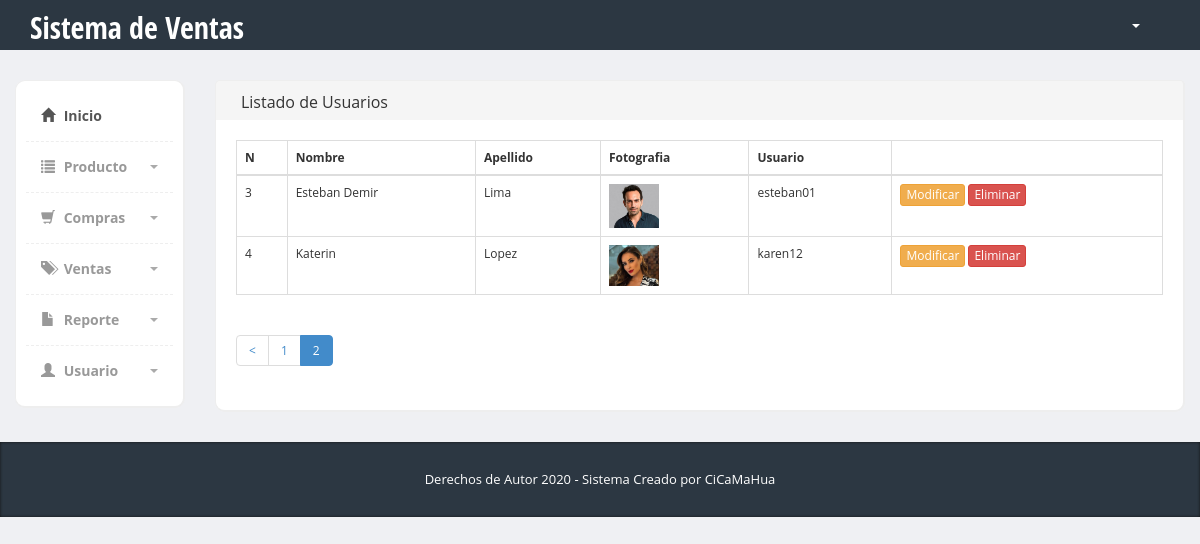
/usuario/listar/2, run on the app's committed database.
### tables this page shows
CREATE TABLE IF NOT EXISTS `usuario` (
  `id_usuario` int(10) unsigned NOT NULL AUTO_INCREMENT,
  `nombres` varchar(80) NOT NULL,
  `apellidos` varchar(80) NOT NULL,
  `fotografia` varchar(80) NOT NULL,
  `usuario` varchar(64) NOT NULL,
  `contrasena` varchar(64) NOT NULL,
  `nivel` int(2) NOT NULL,
  `fecha` date NOT NULL,
  `hora` time NOT NULL,
  `activo` tinyint(1) NOT NULL,
  PRIMARY KEY (`id_usuario`)
);

### index.php (called while the page is built, shortened)
<?php
require_once BASEPATH.'core/CodeIgniter.php';

### application/config/config.php (called while the page is built, shortened)
<?php
$config['base_url'] = 'http://localhost/eje08/';
$config['index_page'] = 'index.php';
$config['uri_protocol']	= 'REQUEST_URI';
$config['url_suffix'] = '';
$config['language']	= 'english';
$config['charset'] = 'UTF-8';
$config['enable_hooks'] = FALSE;
$config['subclass_prefix'] = 'MY_';
$config['composer_autoload'] = FALSE;
$config['permitted_uri_chars'] = 'a-z 0-9~%.:_\-';
$config['enable_query_strings'] = FALSE;
$config['controller_trigger'] = 'c';
$config['function_trigger'] = 'm';
$config['directory_trigger'] = 'd';
$config['allow_get_array'] = TRUE;
$config['log_threshold'] = 0;
$config['log_path'] = '';
$config['log_file_extension'] = '';
$config['log_file_permissions'] = 0644;
$config['log_date_format'] = 'Y-m-d H:i:s';
$config['error_views_path'] = '';
$config['cache_path'] = '';
$config['cache_query_string'] = FALSE;
$config['encryption_key'] = '';
$config['sess_driver'] = 'files';
$config['sess_cookie_name'] = 'ci_session';
$config['sess_expiration'] = 7200;
$config['sess_save_path'] = NULL;
$config['sess_match_ip'] = FALSE;
$config['sess_time_to_update'] = 300;
$config['sess_regenerate_destroy'] = FALSE;
$config['cookie_prefix']	= '';
$config['cookie_domain']	= '';
$config['cookie_path']		= '/';
$config['cookie_secure']	= FALSE;
$config['cookie_httponly'] 	= FALSE;
$config['standardize_newlines'] = FALSE;
$config['global_xss_filtering'] = FALSE;
$config['csrf_protection'] = FALSE;
$config['csrf_token_name'] = 'csrf_test_name';
$config['csrf_cookie_name'] = 'csrf_cookie_name';
$config['csrf_expire'] = 7200;
$config['csrf_regenerate'] = TRUE;
$config['csrf_exclude_uris'] = array();
$config['compress_output'] = FALSE;
$config['time_reference'] = 'local';
$config['rewrite_short_tags'] = FALSE;
$config['proxy_ips'] = '';

### application/models/UsuarioModel.php (called while the page is built, shortened)
<?php
class UsuarioModel extends CI_Model
{
    public function seleccionar($cantidad = "", $desde = "0")
    {
        $this->db->select('id_usuario,nombres,apellidos,fotografia,usuario');
        $this->db->where('activo', 1);
        $this->db->order_by('nombres');
        if ($cantidad != "") {
            $this->db->limit($cantidad, $desde);
        }
        $query = $this->db->get('usuario');
        return $query->result();
    }
}
?>

### application/views/usuario/listado.php (the view)
<table class="table table-bordered table-hover">
    <thead>
        <tr>
            <th>N</th>
            <th>Nombre</th>
            <th>Apellido</th>
            <th>Fotografia</th>
            <th>Usuario</th>
            <th></th>
        </tr>
    </thead>
    <tbody>
        <?php
        $i = $desde;
        foreach ($datosUsuarios as $dp) {
            $i++;
            ?>
            <tr>
                <td><?= $i; ?></td>
                <td><?= $dp->nombres ?></td>
                <td><?= $dp->apellidos ?></td>
                <td><img src="<?= base_url() ?>imagenes/usuarios/<?= $dp->fotografia ?>" width="50"></td>
                <td><?= $dp->usuario ?></td>
                <td>
                    <a href="<?= base_url() ?>usuario/modificar" class="btn btn-xs btn-warning">Modificar</a>
                    <a href="<?= base_url() ?>producusuarioto/eliminar" class="btn btn-xs btn-danger">Eliminar</a>
                </td>
            </tr>
        <?php
        } ?>
    </tbody>
</table>
<?php
echo $this->pagination->create_links();
?>

### css/styles.css (style rules this page uses)
body { font-family: 'Open Sans', sans-serif; background-color: #f7f7f7; position: relative; margin: 0px; font-size: 12px; padding: 0px; }
body { background-color: #eff0f3; }

### data on the page
usuario: nombres "Esteban Demir", apellidos "Lima", fotografia (picture), usuario "esteban01"
usuario: nombres "Katerin", apellidos "Lopez", fotografia (picture), usuario "karen12"

### other printed values
$titulo "Listado de Usuarios"
$this->pagination->create_links() "< 1 2"
